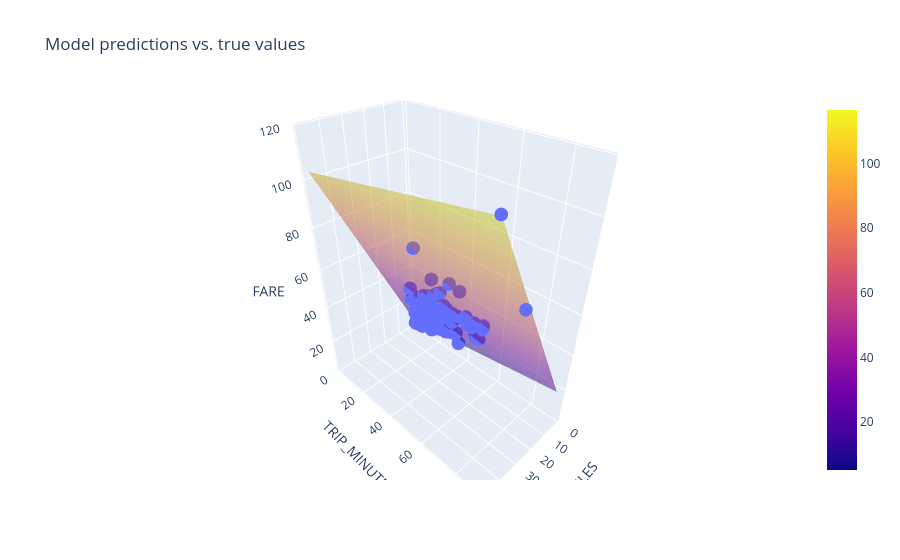

Notebook source saved alongside this figure:
### Code cell
ml_edu.results.plot_model_predictions(experiment_3, training_df, 'FARE')

### Figure 1 — Plotly figure (JSON) as saved in the notebook; plotly's stock layout.template omitted (floating-point values rounded to 4 significant figures; data arrays with more than 128 entries replaced by an {"elided": "..."} marker saying what was removed)
{"data": [{"hovertemplate": "TRIP_MILES=%{x}<br>TRIP_MINUTES=%{y}<br>FARE=%{z}<extra></extra>", "legendgroup": "", "marker": {"color": "#636efa", "symbol": "circle"}, "mode": "markers", "name": "", "scene": "scene", "showlegend": false, "type": "scatter3d", "x": {"elided": "200 float values"}, "y": {"elided": "200 float values"}, "z": {"elided": "200 float values"}}, {"name": "prediction", "opacity": 0.5, "type": "surface", "x": [0.5, 5.884, 11.27, 16.65, 22.04, 27.42, 32.81, 38.19, 43.58, 48.96], "y": [2.0, 11.91, 21.82, 31.73, 41.64, 51.56, 61.47, 71.38, 81.29, 91.2], "z": [[5.14, 16.07, 27.01, 37.94, 48.87, 59.81, 70.74, 81.67, 92.6, 103.5], [6.594, 17.53, 28.46, 39.39, 50.33, 61.26, 72.19, 83.12, 94.06, 105.0], [8.047, 18.98, 29.91, 40.85, 51.78, 62.71, 73.64, 84.58, 95.51, 106.4], [9.5, 20.43, 31.37, 42.3, 53.23, 64.16, 75.1, 86.03, 96.96, 107.9], [10.95, 21.89, 32.82, 43.75, 54.68, 65.62, 76.55, 87.48, 98.42, 109.3], [12.41, 23.34, 34.27, 45.2, 56.14, 67.07, 78.0, 88.94, 99.87, 110.8], [13.86, 24.79, 35.72, 46.66, 57.59, 68.52, 79.46, 90.39, 101.3, 112.3], [15.31, 26.25, 37.18, 48.11, 59.04, 69.98, 80.91, 91.84, 102.8, 113.7], [16.77, 27.7, 38.63, 49.56, 60.5, 71.43, 82.36, 93.3, 104.2, 115.2], [18.22, 29.15, 40.08, 51.02, 61.95, 72.88, 83.82, 94.75, 105.7, 116.6]]}], "layout": {"legend": {"tracegroupgap": 0}, "scene": {"domain": {"x": [0, 1], "y": [0, 1]}, "xaxis": {"title": {"text": "TRIP_MILES"}}, "yaxis": {"title": {"text": "TRIP_MINUTES"}}, "zaxis": {"title": {"text": "FARE"}}}, "title": {"text": "Model predictions vs. true values"}}}
